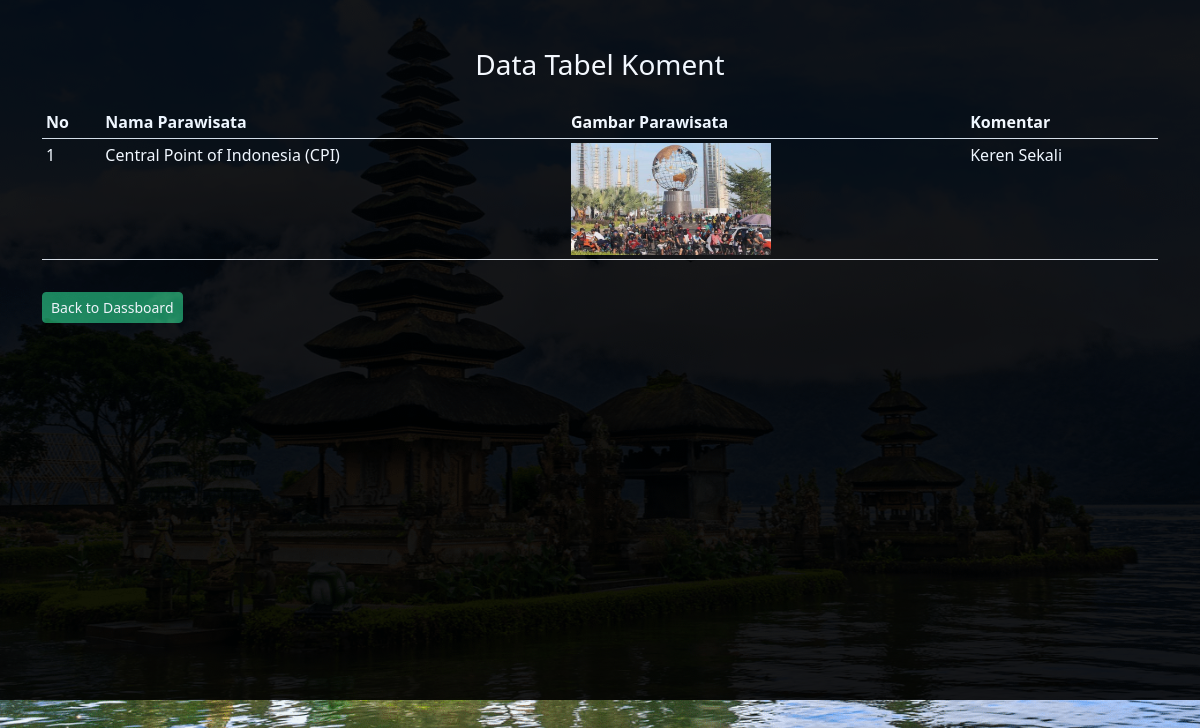
Page /admin/koment/koment.php (signed in) on the earlier database version.
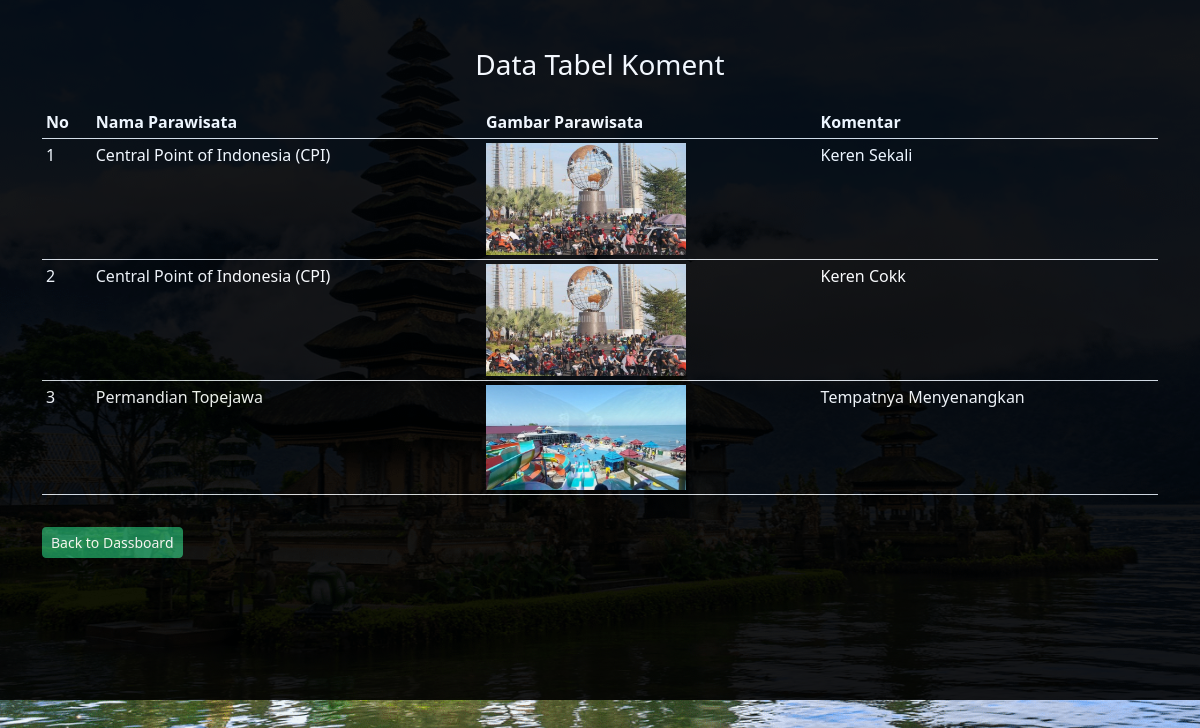
Same page on the later database version.
### tables this page shows
CREATE TABLE `tb_coment` (
  `id_coment` int(11) NOT NULL,
  `id_parawisata` int(11) NOT NULL,
  `coment` varchar(255) NOT NULL
);

CREATE TABLE `tb_parawisata` (
  `id_parawisata` int(11) NOT NULL,
  `nama_parawisata` varchar(100) NOT NULL,
  `tempat_parawisata` varchar(200) NOT NULL,
  `tentang` text NOT NULL,
  `gambar` varchar(100) NOT NULL,
  `harga` varchar(100) NOT NULL
);

### admin/koment/koment.php (the view, shortened to what this page needs)
<?php
include '../../koneksi.php';
?>
<!doctype html>
<html lang="en">
  <head>
    <link rel="stylesheet" href="https://cdn.jsdelivr.net/npm/bootstrap-icons@1.8.3/font/bootstrap-icons.css">
    <link href="https://cdn.jsdelivr.net/npm/bootstrap@5.2.0-beta1/dist/css/bootstrap.min.css" rel="stylesheet">
  </head>
  <body>
  <div class="container-fluid" id="container-fluid">
    <div class="container">
    <div class="row text-white text-center">
        <div class="col-lg-12 mt-5 mb-3">
            <h3>Data Tabel Koment</h3>
        </div>
    </div>
    <div class="row">
        <div class="col-lg-12">
            <div class="table-responisve">
                <table class="table table-sm table-striped text-white">
                    <thead>
                        <tr data-aos="fade-right" data-aos-duration="2000">
                            <th>No</th>
                            <th>Nama Parawisata</th>
                            <th>Gambar Parawisata</th>
                            <th>Komentar</th>
                        </tr>
                    </thead>
                    <tbody>
                    <?php
							$no = 1;
							$koment = mysqli_query($conn, "SELECT * FROM tb_coment
                                                        INNER JOIN tb_parawisata ON tb_coment.id_parawisata = tb_parawisata.id_parawisata
                                                        ");
							if(mysqli_num_rows($koment) > 0){
							while($row = mysqli_fetch_array($koment)){
						?>
						<tr>
							<td class="text-white"><?php echo $no++ ?></td>
							<td class="text-white"><?php echo $row['nama_parawisata'] ?></td>
							<td class="text-white"><a href="../parawisata/img/<?php echo $row['gambar'] ?>" target="_blank"> <img src="../parawisata/img/<?php echo $row['gambar'] ?>" width="200"> </a></td>
                            <td class="text-white"><?php echo $row['coment'] ?></td>
						</tr>
						<?php }}else{ ?>
							<tr>
								<td colspan="8" class="text-white">Belom Ada Koment</td>
							</tr>
						<?php } ?>
					</tbody>
                </table>
            </div>
        </div>
    </div>
    <div class="row mt-3">
        <div class="col-lg-12">
            <a href="../dashboard.php" class="btn btn-success btn-sm">Back to Dassboard</a>
        </div>
    </div>
 </div>
 <br><br>
</div>
  </body>
</html>

### admin/koment/koment.php (style rules this page uses)
html body { background-image: url('../../img/background.png'); background-size: cover; background-position: center; background-repeat: no-repeat; }
#container-fluid { background-color: black; opacity: 0.9; height: 700px; }

Differences in the rows shown:
added tb_coment: id_parawisata.nama_parawisata "Central Point of Indonesia (CPI)", id_parawisata.gambar (picture), coment "Keren Cokk"
added tb_coment: id_parawisata.nama_parawisata "Permandian Topejawa", id_parawisata.gambar (picture), coment "Tempatnya Menyenangkan"
